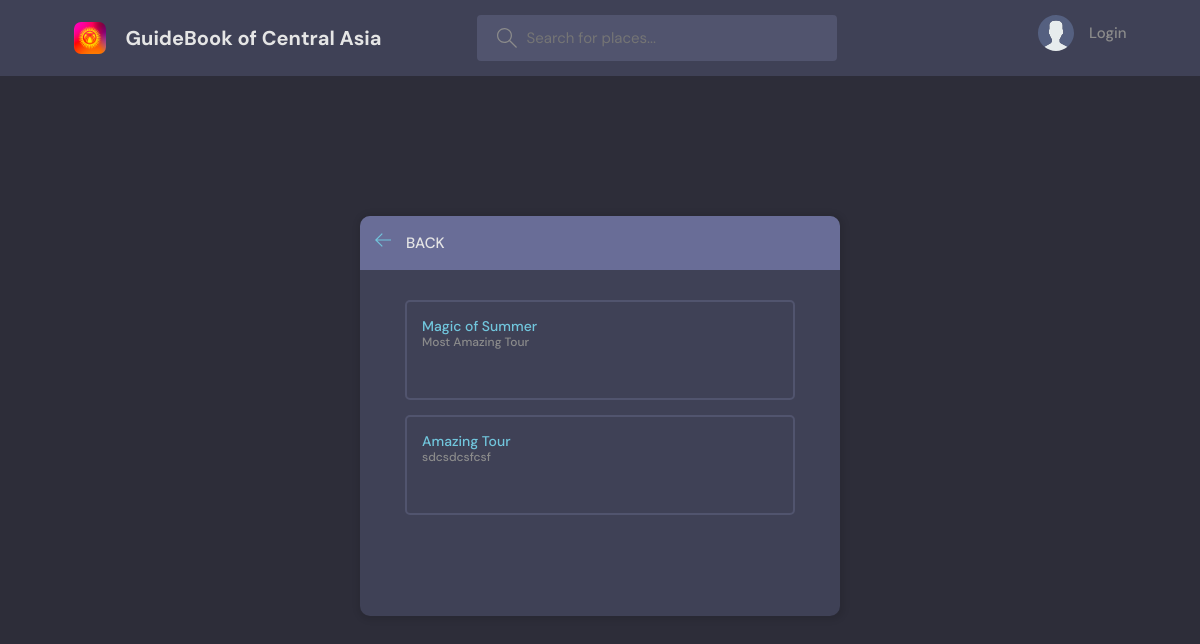
The app's page /tours/, older data.
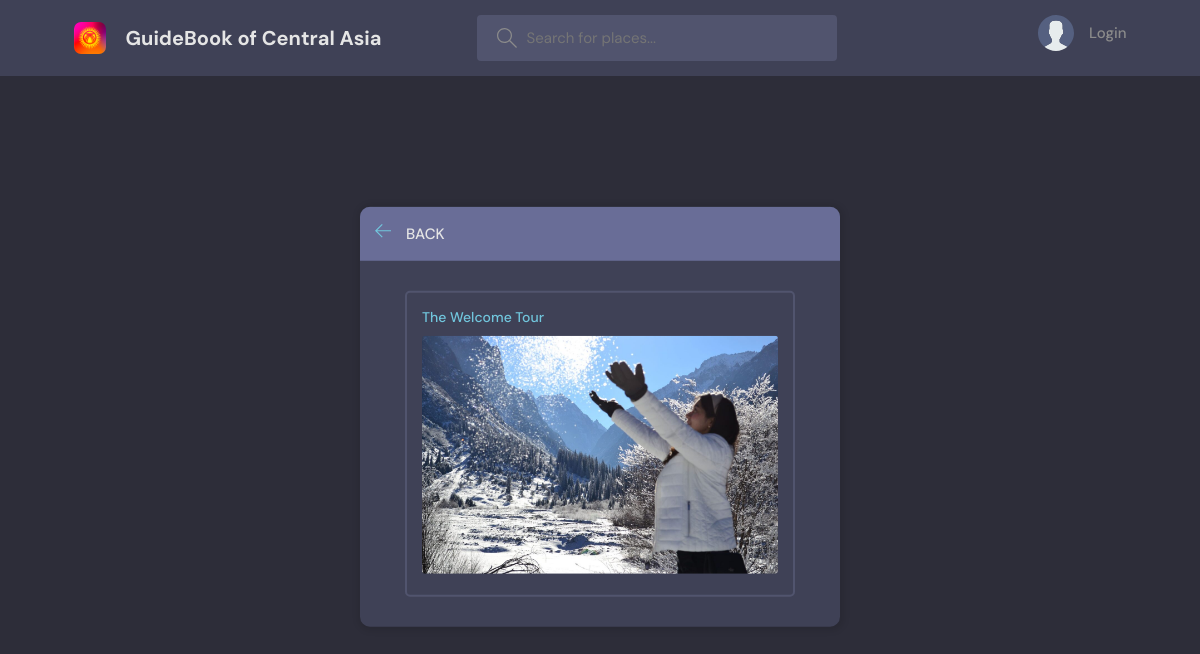
The same page, newer data.
### base/models.py (models this page shows, shortened)
class Tour(models.Model):
    name = models.CharField(max_length=200)
    title = models.TextField(null=True, blank=True)
    price = models.IntegerField()
    description = models.TextField(null=True, blank=True)
    images = models.ManyToManyField(ImageModel, related_name='pictures', blank=True)
    days = models.ManyToManyField(Day, related_name='days', blank=True)

class ImageModel(models.Model):
    message = models.CharField(max_length=200, default='image')
    info = models.TextField(null=True)
    image = models.ImageField(null=True, default='avatar.svg')

### base/views.py (the view)
# urls.py: path('tours/', views.toursPage, name='tours'),
def toursPage(request):
    tours = Tour.objects.all()
    return render(request, 'base/tours.html', {'tours': tours})

### base/templates/base/tours.html
{% extends 'main.html' %}
{% block content %}
<main class="layout">
    <div class="container">
        <div class="layout__box">
            <div class="layout__boxHeader">
                <div class="layout__boxTitle">
                    <a href="{{request.META.HTTP_REFERER}}">
                        <svg version="1.1" xmlns="http://www.w3.org/2000/svg" width="32" height="32"
                            viewBox="0 0 32 32">
                            <title>arrow-left</title>
                            <path
                                d="M13.723 2.286l-13.723 13.714 13.719 13.714 1.616-1.611-10.96-10.96h27.625v-2.286h-27.625l10.965-10.965-1.616-1.607z">
                            </path>
                        </svg>
                    </a>
                    <h3>Back</h3>
                </div>
            </div>
            <div class="activities-page layout__body">
                {% for tour in tours %}
                <div class="activities__box">
                    <div class="activities__boxHeader roomListRoom__header">
                        <a href="{% url 'tour' tour.id %}" class="roomListRoom__author">
                            <p>
                                {{tour.name}}
                                <span> {{tour.title}}</span>
                            </p>
                        </a>
                    </div>
                    <div class="activities__boxContent">
                        <div class="activities__boxRoomContent">
                            <img src="{{tour.images.first.image.url}}" alt="" style="border-radius: 3px;">
                        </div>
                    </div>
                </div>
                {% endfor %}
            </div>
        </div>
    </div>
</main>
{% endblock content %}

Row changes from the older to the newer data that the page shows:
removed Tour: name "Amazing Tour", title "sdcsdcsfcsf"
changed Tour: name "Magic of Summer" → "The Welcome Tour"; title "Most Amazing Tour" → (not shown)
